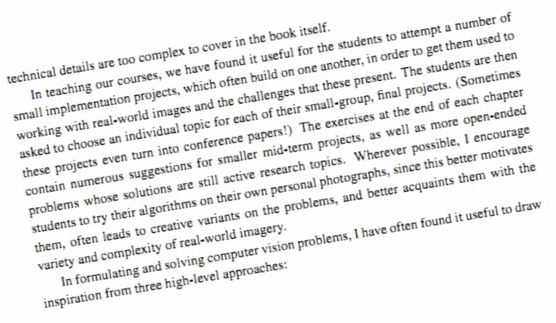
//> input picture Lektion10_fourier/rotatedText.png, 556 x 323 px
$ ./main   (built with g++ and OpenCV 4)
//> lines starting //> are read from the running program, lines starting //| are printed output that depends on the picture
#include <iostream>
#include "opencv2/core.hpp"
#include "opencv2/highgui.hpp"
#include "opencv2/imgproc.hpp"
#include <cmath>

// Function to find the dominant angle using the strongest frequency components
float detectDominantOrientation(const cv::Mat& spectrum, int rows, int cols) {
    // Find the maximum value and its location in the spectrum
    cv::Mat normalizedSpectrum;
    cv::normalize(spectrum, normalizedSpectrum, 0, 255, cv::NORM_MINMAX);
    normalizedSpectrum.convertTo(normalizedSpectrum, CV_8U);

    cv::Point maxLoc;
    cv::minMaxLoc(spectrum, nullptr, nullptr, nullptr, &maxLoc);

    // Coordinates relative to the center (DC component)
    int centerX = cols / 2;
    int centerY = rows / 2;
    int u = maxLoc.x - centerX; // Frequency in horizontal direction
    int v = maxLoc.y - centerY; // Frequency in vertical direction

    // Compute the angle using the formula θ = atan2(v * C, u * R)
    float angle = std::atan2(v * cols, u * rows) * -180.0f / CV_PI; // Convert to degrees
    return angle;
}

void rotateImage(const cv::Mat& inputImage, float angle, cv::Mat& outputImage) {
    // Compute rotation matrix
    cv::Point2f center(inputImage.cols / 2.0F, inputImage.rows / 2.0F);
    cv::Mat rotationMatrix = cv::getRotationMatrix2D(center, angle, 1.0);

    // Rotate the image
    cv::warpAffine(inputImage, outputImage, rotationMatrix, inputImage.size(), cv::INTER_LINEAR, cv::BORDER_CONSTANT, cv::Scalar());
}

int main()
{
    // Load the input image in grayscale mode
    std::string imagePath = "/home/matmat1000/C++/Machine_Vision/Git/Computer-Vision/Lektion10_fourier/rotatedText.png";
    cv::Mat I = cv::imread(imagePath, cv::IMREAD_GRAYSCALE);
//> I: 323 rows x 556 cols, CV_8UC1; min 15, max 254, mean 235.3

    // Display the input image
    //cv::imshow("Picture", I);
    //cv::waitKey();

    // Prepare for DFT (Discrete Fourier Transform) by padding the image
    cv::Mat padded;
    int m = cv::getOptimalDFTSize(I.rows); // Optimal number of rows for DFT
//> m = 324
    int n = cv::getOptimalDFTSize(I.cols); // Optimal number of columns for DFT
//> n = 576

    // Add zero padding to the image to achieve optimal DFT size
    copyMakeBorder(I, padded, 0, m - I.rows, 0, n - I.cols, cv::BORDER_CONSTANT, cv::Scalar::all(0));

    // Create a complex matrix with two channels: one for the image (real part) and another for zeros (imaginary part)
    cv::Mat planes[] = {cv::Mat_<float>(padded), cv::Mat::zeros(padded.size(), CV_32F)};
//> planes[1]: 324 rows x 576 cols, CV_32FC1; every value is 0
    cv::Mat complexI;
    merge(planes, 2, complexI); // Merge the two planes into a single complex matrix

    // Perform the Discrete Fourier Transform (DFT)
    dft(complexI, complexI);

    // Split the complex matrix into real and imaginary parts
    split(complexI, planes); // planes[0] = Re(DFT(I)), planes[1] = Im(DFT(I))

    // Compute the magnitude of the Fourier Transform: sqrt(Re^2 + Im^2)
    magnitude(planes[0], planes[1], planes[0]); // planes[0] now contains the magnitude
    cv::Mat magI = planes[0];

    // Switch to a logarithmic scale for better visualization: log(1 + magnitude)
    magI += cv::Scalar::all(1); // Add 1 to avoid log(0)
    log(magI, magI);

    // Crop the spectrum if the dimensions are odd (to ensure even dimensions)
    magI = magI(cv::Rect(0, 0, magI.cols & -2, magI.rows & -2));

    // Rearrange the quadrants of the Fourier image to place the origin at the center
    int cx = magI.cols / 2; // Center x-coordinate
//> cx = 288
    int cy = magI.rows / 2; // Center y-coordinate
//> cy = 162

    // Define quadrants as Regions of Interest (ROIs)
    cv::Mat q0(magI, cv::Rect(0, 0, cx, cy));   // Top-Left quadrant
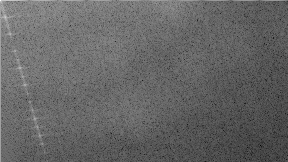
//> q0: 162 rows x 288 cols, CV_32FC1; min 2.08, max 17.56, mean 8.24; drawn with min black and max white
    cv::Mat q1(magI, cv::Rect(cx, 0, cx, cy));  // Top-Right quadrant
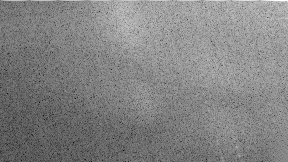
//> q1: 162 rows x 288 cols, CV_32FC1; min 2.16, max 14.2, mean 8.36; drawn with min black and max white
    cv::Mat q2(magI, cv::Rect(0, cy, cx, cy));  // Bottom-Left quadrant
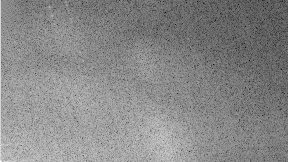
//> q2: 162 rows x 288 cols, CV_32FC1; min 2.16, max 13.77, mean 8.35; drawn with min black and max white
    cv::Mat q3(magI, cv::Rect(cx, cy, cx, cy)); // Bottom-Right quadrant
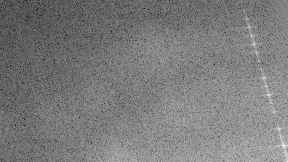
//> q3: 162 rows x 288 cols, CV_32FC1; min 2.08, max 14.66, mean 8.2; drawn with min black and max white

    // Swap the quadrants to center the low frequencies in the Fourier spectrum
    cv::Mat tmp;
    q0.copyTo(tmp); // Swap Top-Left and Bottom-Right
    q3.copyTo(q0);
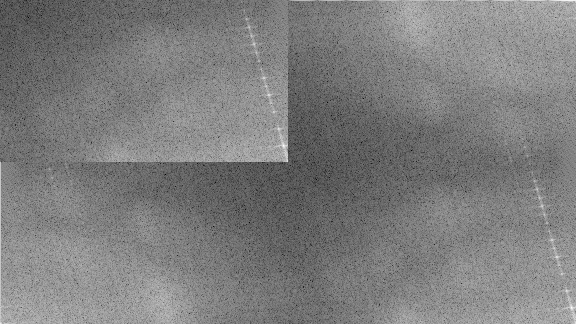
//> magI: 324 rows x 576 cols, CV_32FC1; min 2.08, max 14.66, mean 8.28; drawn with min black and max white
    tmp.copyTo(q3);

    q1.copyTo(tmp); // Swap Top-Right and Bottom-Left
    q2.copyTo(q1);
    tmp.copyTo(q2);
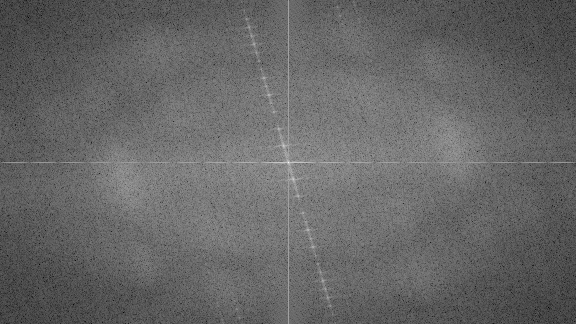
//> magI: 324 rows x 576 cols, CV_32FC1; min 2.08, max 17.56, mean 8.29; drawn with min black and max white

    // Normalize the magnitude matrix for better visualization (scales values to [0, 1])
    normalize(magI, magI, 0, 1, cv::NORM_MINMAX);

    // Display the original input image
    imshow("Input Image", I);

    // Display the Fourier spectrum (magnitude of the DFT)
    imshow("Spectrum Magnitude", magI);
    cv::Mat magI_normalized;
    normalize(magI, magI_normalized, 0, 1, cv::NORM_MINMAX); // Normalize to range [0, 1]
    magI_normalized.convertTo(magI_normalized, CV_8U, 255.0); // Convert to 8-bit range [0, 255]
    cv::imwrite("/home/matmat1000/C++/Machine_Vision/Git/Computer-Vision/Lektion10_fourier/spectrum.png", magI_normalized);

    // Wait for a key press to close the windows
    cv::waitKey();

    // Detect the dominant orientation
    float dominantAngle = detectDominantOrientation(magI, I.rows, I.cols);
//> in detectDominantOrientation, `cv::minMaxLoc(spectrum, nullptr, nullptr, nullptr, &maxLoc);`: maxLoc = Point(288, 162)
//> in detectDominantOrientation, `int u = maxLoc.x - centerX;`: u = 10
//> in detectDominantOrientation, `int v = maxLoc.y - centerY;`: v = 1
//> in detectDominantOrientation, `float angle = std::atan2(v * cols, u * rows) * -180.0f / CV_PI;`: angle = -9.77
//> dominantAngle = -9.77
    std::cout << "Dominant Angle (degrees): " << dominantAngle << std::endl;
//| Dominant Angle (degrees): -9.76696

    // Rotate the image
    cv::Mat rotatedImage;
    rotateImage(I, dominantAngle, rotatedImage);
//> in rotateImage, `cv::Mat rotationMatrix = cv::getRotationMatrix2D(center, angle, 1.0);`: rotationMatrix = [[0.986, -0.17, 31.43], [0.17, 0.986, -44.82]]
//> in rotateImage, `cv::warpAffine(inputImage, outputImage, rotationMatrix, inputImage.siz..`:
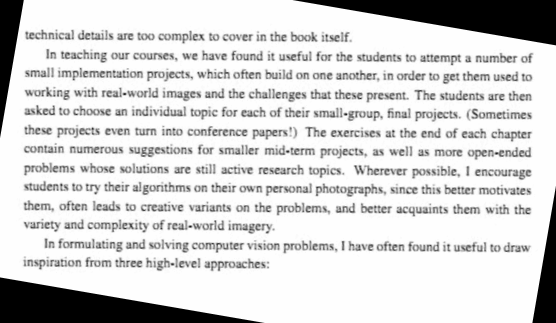
//> outputImage: 323 rows x 556 cols, CV_8UC1; min 0, max 254, mean 213.7

    // Display the results
    cv::imshow("Input Image", I);
    cv::imshow("Spectrum Magnitude", magI);
    cv::imshow("Rotated Image", rotatedImage);
    cv::waitKey();

    return 0;
}
